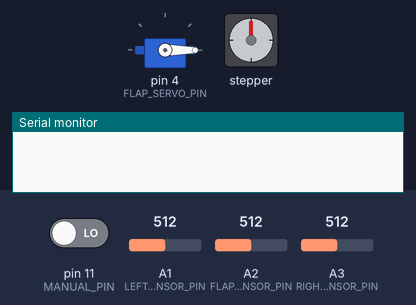
Recording of a sketch running on a simulated Arduino Uno, built with avr-gcc and run on an emulated ATmega328P. On the bench: servo, stepper motor, the last lines printed to the serial monitor. The test bench sets the inputs (shaded band); at power-on: pin 11 (MANUAL_PIN) LOW, A1 (LEFT_CLAW_FLEX_SENSOR_PIN) = 512, A2 (FLAP_LOAD_SENSOR_PIN) = 512, A3 (RIGHT_CLAW_FLEX_SENSOR_PIN) = 512. Stepper angles assume 200 steps per turn.

Above: at 3.8 s.
3.9 s: pin 11 (MANUAL_PIN) driven HIGH
At 6.15 s:
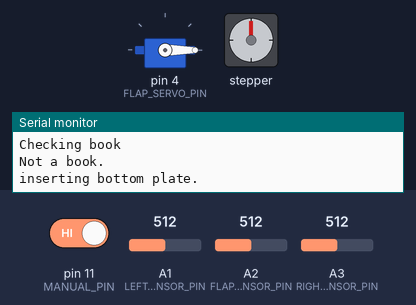
At 7.6 s:
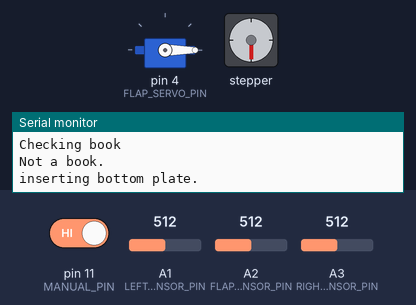
9.5 s: pin 11 (MANUAL_PIN) driven HIGH
At 9.67 s:
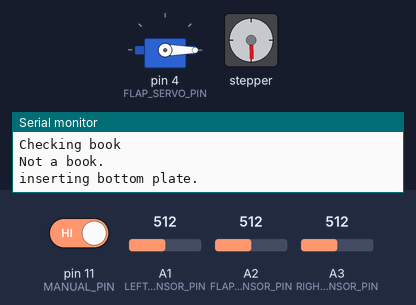
Timing chart, 0 to 21.7 s (numbered marks = the images above; inputs shaded):
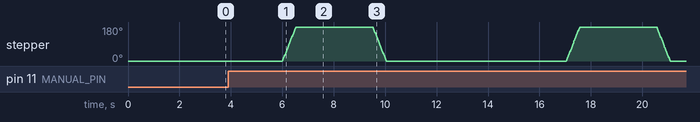

The sketch:

gripper.ino
```cpp
#include "grab.h"
#include "release.h"
#include "hardware.h"

void setup() {
  hardware_init();
}

void initSensors() {
  hardware_init();
}

//void grip() {
//  while (!claws_isInsideTouching(LEFT_CLAW)) {
//    Serial.println(analogRead(LEFT_CLAW_FLEX_SENSOR_PIN));
//    claws_setPosition(LEFT_CLAW, claws_getPosition(LEFT_CLAW) + 1);
//    delay(10);
//  }
//}
//
void test() {
  claws_setPosition(LEFT_CLAW, MIN_SERVO_ROTATION);
  Serial.println("Retracting.");
  delay(1000);
  claws_setPosition(LEFT_CLAW, MAX_SERVO_ROTATION);
  Serial.println("Extending.");
  delay(1000);
}

void loop() {
//  test();
//  return;
  pinMode(MANUAL_PIN, INPUT);
  while (true) {
    delay(1000);
    if (digitalRead(MANUAL_PIN)) {
      initSensors();
      grab_item();
      break;
    }
  }
  while (true) {
    delay(1000);
    if (digitalRead(MANUAL_PIN)) {
      release_item();
      break;
    }
  }
}
```

api.cpp
```cpp
#include "api.h"
#include "hardware.h"

const int EXTRA_GRIP_DEGREES = 10;

void api_positionBottomPlateOnGround() {
  // Plate will manually be positioned flush to the ground.
  return;
//  while (!plate_isTouching()) {
//    arm_signal(ARM_DOWN);
//    delay(50);
//  }
}

//boolean tryGripRight() {
//  int claw = RIGHT_CLAW;
//  // Keep trying to grip unless the claw is very rotated in which case give up.
//  while (!claws_isGripping(claw) && claws_getPosition(claw) < MAX_SERVO_ROTATION) {
//    claws_setPosition(claw, claws_getPosition(claw) + 1);
//    delay(15);
//  }
//
//  if (claws_getPosition(claw) >= MAX_SERVO_ROTATION) {
//    // We never hit anything.
//    return false;
//  }
//
//  if (claws_isTipTouching(claw) && !claws_isInsideTouching(claw)) {
//    return false;
//  }
//  return true;
//}

boolean tryGripLeft() {
  int claw = LEFT_CLAW;
  Serial.println("Try gripping");
  // Keep trying to grip unless the claw is very rotated in which case give up.
  while (!claws_isTipTouching(LEFT_CLAW) && claws_getPosition(LEFT_CLAW) > MIN_SERVO_ROTATION) {
    claws_setPosition(claw, claws_getPosition(claw) - 1);
    delay(50);
  }
  Serial.println(claws_isTipTouching(LEFT_CLAW));
  Serial.println(claws_getPosition(claw));

  if (claws_getPosition(claw) <= MIN_SERVO_ROTATION) {
    // We never hit anything.
    return false;
  }

//  if (claws_isTipTouching(claw) && !claws_isInsideTouching(claw)) {
//    return true;
//  }
  return true;
}

boolean api_identifyBook() {
  // Note that this function will leave the claws in an inconsistent wait.
//  tryGripLeft();
//  return claws_getPosition(LEFT_CLAW) > BOOK_ROTATION_THRESHOLD;
  return false;
}

bool api_tryGripping() {
  // True if both claws grabbed the inside. False if either hit the tip.
  return tryGripLeft();
}

void api_finishGripping() {
//  tryGripLeft();
//  // In a tradgic time-related accident, the right claw never acquired sensors.
//  claws_setPosition(RIGHT_CLAW, 180 - claws_getPosition(LEFT_CLAW));
////  tryGripRight();
//  // For a little extra security, tighen both claws a bit.
//  claws_setPosition(LEFT_CLAW, claws_getPosition(LEFT_CLAW) - EXTRA_GRIP_DEGREES);
//  claws_setPosition(RIGHT_CLAW, claws_getPosition(RIGHT_CLAW) + EXTRA_GRIP_DEGREES);
  claws_setPosition(RIGHT_CLAW, 130);
  claws_setPosition(LEFT_CLAW, 50);
  delay(1000);
}

void api_retractClaws() {
  claws_setPosition(LEFT_CLAW, MAX_SERVO_ROTATION);
  claws_setPosition(RIGHT_CLAW, 0);
  delay(1000);
}

void api_dropTopFlap() {
//  while (!flap_isTouching()) {
//    flap_setAngle(flap_getAngle() + 1);
//    delay(15);
//  }
  return false;

  // Clamp the flap a bit more.
  flap_setAngle(flap_getAngle() + 10);
  delay(500);
}

void api_liftTopFlap() {
  flap_setAngle(0);
  delay(1000);
}

void api_insertBottomPlate() {
  // Latest code blocks until motor has fully extended.
  plate_insert();
//  delay(1000);
//  plate_stop();
}

void api_retractBottomPlate() {
  // Latest code blocks until motor has fully retracted.
  plate_retract();
//  delay(1000);
//  plate_stop();
}

void api_liftArm() {
  arm_signal(ARM_UP);
  delay(2000);
}
```

api.h
```cpp
#ifndef API_H
#define API_H
void api_positionBottomPlateOnGround();
bool api_tryGripping();
void api_finishGripping();
void api_retractClaws();
void api_dropTopFlap();
void api_liftTopFlap();
void api_insertBottomPlate();
void api_retractBottomPlate();
void api_liftArm();
bool api_identifyBook();
#endif
```

arm.cpp
```cpp
#include "hardware.h"

void arm_init() {
  // Do nothing because the arm is manually controlled.
}
void arm_signal(int signal) {
  // Do nothing because the arm is manually controlled.
}
```

claws.cpp
```cpp
#include <Servo.h>
#include "hardware.h"

static Servo servos[2];
static int tipSensors[2];
static float initialTipLoads[2];
static int flexSensors[2];
static int initialFlexLoads[2];

void claws_init_sensors() {
  initialTipLoads[0] = 400.0;
  initialTipLoads[1] = 400.0;
}

void claws_init() {
  Servo leftClawServo;
  Servo rightClawServo;
  servos[0] = leftClawServo;
  servos[1] = rightClawServo;
  leftClawServo.attach(LEFT_CLAW_SERVO_PIN);
  rightClawServo.attach(RIGHT_CLAW_SERVO_PIN);

  tipSensors[0] = LEFT_CLAW_LOAD_SENSOR_PIN;
  tipSensors[1] = RIGHT_CLAW_LOAD_SENSOR_PIN;

  flexSensors[0] = LEFT_CLAW_FLEX_SENSOR_PIN;
  flexSensors[1] = RIGHT_CLAW_FLEX_SENSOR_PIN;

  initialFlexLoads[0] = analogRead(flexSensors[0]);
  initialFlexLoads[1] = analogRead(flexSensors[1]);

  claws_setPosition(LEFT_CLAW, MAX_SERVO_ROTATION);
  claws_setPosition(RIGHT_CLAW, MIN_SERVO_ROTATION);
}

bool claws_isTipTouching(int claw) {
  float currentReading = analogRead(tipSensors[claw]);
  return exceedsThreshold(400.0, currentReading, LOAD_SENSOR_THRESHOLD);
}

bool claws_isInsideTouching(int claw) {
//  float currentReading = analogRead(flexSensors[claw]);
//  return exceedsThreshold(initialFlexLoads[claw], currentReading, FLEX_SENSOR_THRESHOLD);
  return false;
}

bool claws_isGripping(int claw) {
  return claws_isTipTouching(claw) || claws_isInsideTouching(claw);
}

int claws_getPosition(int claw) {
  return servos[claw].read();
}

void claws_setPosition(int claw, int degrees) {
  // Clamp degress between bounds to avoid physically brekaing anything.
  degrees = max(MIN_SERVO_ROTATION, degrees);
  degrees = min(MAX_SERVO_ROTATION, degrees);
  servos[claw].write(degrees);
}
```

flap.cpp
```cpp
#include <Servo.h>
#include "hardware.h"

static Servo flapServo;
static float initialPressure;

void flap_init() {
  flapServo.attach(FLAP_SERVO_PIN);
  initialPressure = analogRead(FLAP_LOAD_SENSOR_PIN);
  flap_setAngle(0);
}
boolean flap_isTouching() {
  float currentPressure = analogRead(FLAP_LOAD_SENSOR_PIN);
  return exceedsThreshold(initialPressure, currentPressure, LOAD_SENSOR_THRESHOLD);
}

int flap_getAngle() {
  return flapServo.read();
}

void flap_setAngle(int angle) {
  int currentAngle = flap_getAngle();
  currentAngle = max(90, currentAngle);
  flapServo.write(angle);
  return;
}
```

grab.h
```cpp
#ifndef GRAB_H
#define GRAP_H
#include "api.h"
#include "hardware.h"

inline void grab_item() {
  delay(500);
  claws_init_sensors();
  delay(500);
  api_positionBottomPlateOnGround();
  bool looksLikeABook = api_identifyBook();
  Serial.println("Checking book");
  if (looksLikeABook) {
    Serial.println("Looks like a book");
    api_retractClaws();
    api_dropTopFlap();
  } else {
    Serial.println("Not a book.");
    api_finishGripping();
  }
  Serial.println("inserting bottom plate.");
  api_insertBottomPlate();
  api_liftArm();
}
#endif
```

hardware.h
```cpp
#ifndef HARDWARE_H
#define HARDWARE_H
#include "Arduino.h"
#include "pins.h"

// Ideally, a servo goes from 0 to 180.
// However, I honestly don't trust our hardware to be that perfect.
const int MIN_SERVO_ROTATION = 20;
const int MAX_SERVO_ROTATION = 150;

const int BOOK_ROTATION_THRESHOLD = 120;

// Fudge factor for various sensors:
const float LOAD_SENSOR_THRESHOLD = 0.5;
const float FLEX_SENSOR_THRESHOLD = 0.1;

// How many steps the stepper takes to do a full rotation.
const int STEPS_PER_REVOLUTION = 200;

inline bool exceedsThreshold(float initialReading, float currentReading, float threshold) {
  float difference = initialReading - currentReading;
  float percentDifference = abs(difference) / initialReading;
  Serial.println(initialReading);
  Serial.println(currentReading);
  return percentDifference > threshold;
}

const int ARM_UP = 1;
const int ARM_DOWN = 0;
void arm_init();
void arm_signal(int signal);

void flap_init();
bool flap_isTouching();
int flap_getAngle();
void flap_setAngle(int angle);

void plate_init();
void plate_insert();
void plate_retract();
void plate_stop();
bool plate_isTouching();

const int LEFT_CLAW = 0;
const int RIGHT_CLAW = 1;
void claws_init();
bool claws_isTipTouching(int claw);
bool claws_isInsideTouching(int claw);
bool claws_isGripping(int claw);
int claws_getPosition(int claw);
void claws_setPosition(int claw, int degrees);
void claws_init_sensors();

inline void hardware_init() {
  Serial.begin(9600);
  arm_init();
  flap_init();
  plate_init();
  claws_init();
}
#endif
```

plate.cpp
```cpp
#include "hardware.h"
#include <AFMotor.h>

static float initialPressure;
static AF_Stepper stepper(STEPS_PER_REVOLUTION, PLATE_MOTOR_PORT);
static bool isRetracted = true;
void plate_init() {
  stepper.setSpeed(60); // 60 RPMs.
  // Release torque in the event it needs to be manually positioned in the correct place.
  stepper.release();
}

void plate_insert() {
//  if (!isRetracted) {
//    return;
//  }
//  isRetracted = false;
  // 100 is a percent of a full revolution.
  // Double is for maximum torque.
  stepper.step(100, FORWARD, DOUBLE);
}

void plate_retract() {
//  if (isRetracted) {
//    return;
//  }
//  isRetracted = true;
  // 100 is a percent of a full revolution.
  // Double is for maximum torque.
  stepper.step(100, BACKWARD, DOUBLE);
}

void plate_stop() {
  // Do nothing because there is no need to stop the stepper motor.
}

bool plate_isTouching() {
  // Plate will be manually positioned to always be touching the ground.
  return true;
//  float currentPressure = analogRead(PLATE_LOAD_SENSOR_PIN);
//  return exceedsThreshold(initialPressure, currentPressure, LOAD_SENSOR_THRESHOLD);
}
```

release.h
```cpp
#ifndef RELEASE_H
#define RELEASE_H
#include "api.h"

inline void release_item() {
  api_positionBottomPlateOnGround();
  api_retractBottomPlate();
  api_liftTopFlap();
  api_retractClaws();
  api_liftArm();
}
#endif
```

pins.h
```cpp
#ifndef PINS_H
#define PINS_H

const int LEFT_CLAW_SERVO_PIN = 2;
const int LEFT_CLAW_FLEX_SENSOR_PIN = A1;
const int LEFT_CLAW_LOAD_SENSOR_PIN = A0;

const int RIGHT_CLAW_SERVO_PIN = 3;
const int RIGHT_CLAW_FLEX_SENSOR_PIN = A3; // TODO
const int RIGHT_CLAW_LOAD_SENSOR_PIN = A4; // TODO

const int FLAP_SERVO_PIN= 4;
const int FLAP_LOAD_SENSOR_PIN = A2;

const int PLATE_MOTOR_PORT = 2;

const int MANUAL_PIN = 11;
#endif
```

Measured:
- after the input at 3.9 s, stepper: turns 180° clockwise in 0.52 s, starting after 2.1 s
